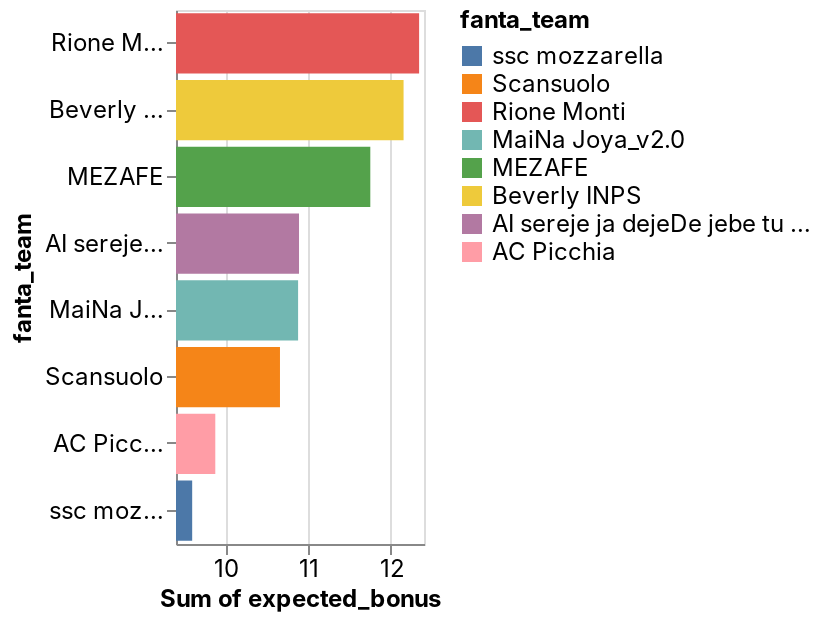

This figure's notebook cell:
### Code cell
_deepnote_run_altair(predictions, """{"$schema":"https://vega.github.io/schema/vega-lite/v4.json","mark":{"type":"bar","tooltip":{"content":"data"}},"height":220,"autosize":{"type":"fit"},"data":{"name":"placeholder"},"encoding":{"x":{"field":"expected_bonus","type":"quantitative","sort":null,"scale":{"type":"linear","zero":false},"aggregate":"sum"},"y":{"field":"fanta_team","type":"nominal","sort":{"order":"descending","encoding":"x"},"scale":{"type":"linear","zero":true}},"color":{"field":"fanta_team","type":"nominal","sort":null,"scale":{"type":"linear","zero":false}}}}""")

### Figure 1 — Vega-Lite specification as saved in the notebook (floating-point values rounded to 4 significant figures; data arrays with more than 128 entries replaced by an {"elided": "..."} marker saying what was removed)
{"config": {"view": {"continuousWidth": 400, "continuousHeight": 300}, "area": {"fill": "#51C0E9"}, "axis": {"labelFont": "Inter, sans-serif", "labelFontSize": 12, "labelFontWeight": "normal", "labelLimit": 60, "labelOverlap": "greedy", "titleFont": "Inter, sans-serif", "titleFontSize": 12, "titleFontWeight": "bold"}, "background": "#ffffff", "legend": {"labelFont": "Inter, sans-serif", "labelFontSize": 12, "titleFont": "Inter, sans-serif", "titleFontSize": 12, "titleFontWeight": "bold"}, "line": {"stroke": "#51C0E9", "strokeWidth": 2}, "rect": {"fill": "#51C0E9"}, "title": {"anchor": "start", "color": "#000000", "font": "Inter, sans-serif", "fontSize": 22, "fontWeight": "normal"}}, "data": {"name": "data-4aea61f92b643f8c337c143515cae104"}, "mark": {"type": "bar", "tooltip": {"content": "data"}}, "autosize": {"type": "fit"}, "encoding": {"color": {"type": "nominal", "field": "fanta_team", "scale": {"type": "linear", "zero": false}, "sort": null}, "x": {"type": "quantitative", "aggregate": "sum", "field": "expected_bonus", "scale": {"type": "linear", "zero": false}, "sort": null}, "y": {"type": "nominal", "field": "fanta_team", "scale": {"type": "linear", "zero": true}, "sort": {"encoding": "x", "order": "descending"}}}, "height": 300, "width": "container", "$schema": "https://vega.github.io/schema/vega-lite/v4.json", "datasets": {"data-4aea61f92b643f8c337c143515cae104": {"elided": "166 records"}}}
